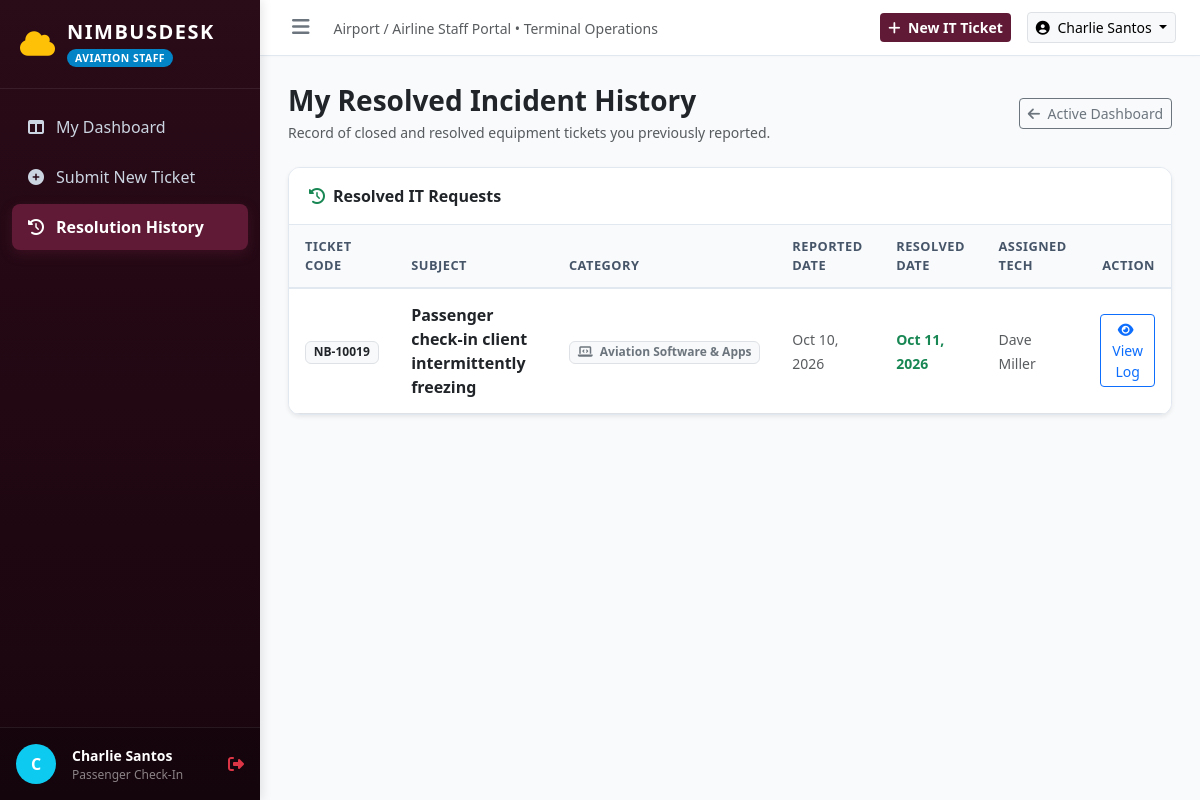
/employee/index.php?page=history (signed in), run on the app's committed database.
### tables this page shows
CREATE TABLE IF NOT EXISTS `tickets` (
    `id` INT AUTO_INCREMENT PRIMARY KEY,
    `ticket_code` VARCHAR(20) NOT NULL UNIQUE,
    `user_id` INT NOT NULL,
    `category_id` INT NOT NULL,
    `urgency` ENUM('Low', 'Medium', 'High', 'Critical') NOT NULL DEFAULT 'Medium',
    `location` VARCHAR(150) NOT NULL,
    `subject` VARCHAR(255) NOT NULL,
    `description` TEXT NOT NULL,
    `attachment` VARCHAR(255) NULL,
    `status` ENUM('Open', 'In Progress', 'Resolved', 'Closed') NOT NULL DEFAULT 'Open',
    `assigned_to` INT NULL,
    `resolution_summary` TEXT NULL,
    `created_at` TIMESTAMP DEFAULT CURRENT_TIMESTAMP,
    `updated_at` TIMESTAMP DEFAULT CURRENT_TIMESTAMP ON UPDATE CURRENT_TIMESTAMP,
    `resolved_at` TIMESTAMP NULL,
    CONSTRAINT `fk_tickets_user` FOREIGN KEY (`user_id`) REFERENCES `users` (`id`) ON DELETE CASCADE,
    CONSTRAINT `fk_tickets_category` FOREIGN KEY (`category_id`) REFERENCES `categories` (`id`) ON DELETE RESTRICT,
    CONSTRAINT `fk_tickets_assigned` FOREIGN KEY (`assigned_to`) REFERENCES `users` (`id`) ON DELETE SET NULL
);

CREATE TABLE IF NOT EXISTS `categories` (
    `id` INT AUTO_INCREMENT PRIMARY KEY,
    `name` VARCHAR(100) NOT NULL,
    `description` VARCHAR(255) NULL,
    `icon` VARCHAR(50) DEFAULT 'fa-wrench'
);

CREATE TABLE IF NOT EXISTS `users` (
    `id` INT AUTO_INCREMENT PRIMARY KEY,
    `name` VARCHAR(100) NOT NULL,
    `email` VARCHAR(100) NOT NULL UNIQUE,
    `password` VARCHAR(255) NOT NULL,
    `role` ENUM('employee', 'technician', 'admin') NOT NULL DEFAULT 'employee',
    `department` VARCHAR(100) NOT NULL,
    `badge_number` VARCHAR(50) NOT NULL,
    `created_at` TIMESTAMP DEFAULT CURRENT_TIMESTAMP
);

### config/config.php (called while the page is built, shortened)
<?php
function url($path = '') {
    $trimmed = ltrim($path, '/');
    return BASE_URL . ($trimmed ? '/' . $trimmed : '');
}

### config/db.php (called while the page is built)
<?php
require_once __DIR__ . '/config.php';
class Database {
    private static ?PDO $instance = null;
    public static function getConnection(): PDO {
        if (self::$instance === null) {
            $host = 'localhost';
            $user = 'root';
            $pass = '';
            $dbname = 'nimbusdesk';
            try {
                $dsn = "mysql:host={$host};dbname={$dbname};charset=utf8mb4";
                self::$instance = new PDO($dsn, $user, $pass, [
                    PDO::ATTR_ERRMODE => PDO::ERRMODE_EXCEPTION,
                    PDO::ATTR_DEFAULT_FETCH_MODE => PDO::FETCH_ASSOC,
                    PDO::ATTR_EMULATE_PREPARES => false,
                ]);
            } catch (PDOException $e) {
                if (str_contains($e->getMessage(), 'Unknown database')) {
                    require_once __DIR__ . '/../database/setup.php';
                    return self::getConnection();
                }
                throw $e;
            }
        }
        return self::$instance;
    }
}

### employee/stored_procs/EmployeeProcedures.php (called while the page is built, shortened)
<?php
require_once __DIR__ . '/../../config/db.php';
class EmployeeProcedures {
    private PDO $pdo;
    public function __construct() {
        $this->pdo = Database::getConnection();
    }
    public function getTickets(int $userId, string $statusFilter = 'all'): array {
        $stmt = $this->pdo->prepare("CALL sp_employee_get_tickets(?, ?)");
        $stmt->execute([$userId, $statusFilter]);
        $results = $stmt->fetchAll();
        return $results;
    }
}

### employee/views/history.php (the view, shortened to what this page needs)
<div class="d-flex justify-content-between align-items-center mb-4">
    <div>
        <h3 class="fw-bold text-dark mb-1">My Resolved Incident History</h3>
        <p class="text-muted small mb-0">Record of closed and resolved equipment tickets you previously reported.</p>
    </div>
    <a href="<?= url('employee/index.php') ?>" class="btn btn-outline-secondary btn-sm">
        <i class="fa-solid fa-arrow-left me-1"></i> Active Dashboard
    </a>
</div>
<div class="card shadow-sm">
    <div class="card-header bg-white py-3">
        <div class="fw-bold text-dark"><i class="fa-solid fa-clock-rotate-left text-success me-2"></i>Resolved IT Requests</div>
    </div>
    <div class="table-responsive">
        <table class="table table-hover align-middle mb-0">
            <thead>
                <tr>
                    <th>Ticket Code</th>
                    <th>Subject</th>
                    <th>Category</th>
                    <th>Reported Date</th>
                    <th>Resolved Date</th>
                    <th>Assigned Tech</th>
                    <th class="text-end">Action</th>
                </tr>
            </thead>
            <tbody>
                <?php
                $resolvedList = array_filter($tickets, fn($t) => $t['status'] === 'Resolved' || $t['status'] === 'Closed');
                ?>
                <?php if (empty($resolvedList)): ?>
                    <tr>
                        <td colspan="7" class="text-center py-5 text-muted">
                            <i class="fa-solid fa-folder-open fs-1 mb-2 d-block text-secondary"></i>
                            No resolved history found.
                        </td>
                    </tr>
                <?php else: ?>
                    <?php foreach ($resolvedList as $t): ?>
                        <tr>
                            <td><span class="badge bg-light text-dark border"><?= htmlspecialchars($t['ticket_code']) ?></span></td>
                            <td class="fw-bold text-dark"><?= htmlspecialchars($t['subject']) ?></td>
                            <td>
                                <span class="badge bg-light text-secondary border">
                                    <i class="fa-solid <?= htmlspecialchars($t['category_icon']) ?> me-1"></i>
                                    <?= htmlspecialchars($t['category_name']) ?>
                                </span>
                            </td>
                            <td><small class="text-muted"><?= date('M d, Y', strtotime($t['created_at'])) ?></small></td>
                            <td><small class="text-success fw-semibold"><?= $t['resolved_at'] ? date('M d, Y', strtotime($t['resolved_at'])) : 'N/A' ?></small></td>
                            <td><small class="text-muted"><?= htmlspecialchars($t['technician_name'] ?? 'IT Team') ?></small></td>
                            <td class="text-end">
                                <a href="<?= url('employee/index.php?page=detail&id=' . $t['id']) ?>" class="btn btn-sm btn-outline-primary">
                                    <i class="fa-solid fa-eye me-1"></i> View Log
                                </a>
                            </td>
                        </tr>
                    <?php endforeach; ?>
                <?php endif; ?>
            </tbody>
        </table>
    </div>
</div>

### assets/css/global.css (style rules this page uses)
:root { --nimbus-maroon: #601a35; --nimbus-pink: #f191b5; --nimbus-dark: #2a0b18; --nimbus-darker: #19050e; --nimbus-bg: #f8fafc; --nimbus-surface: #ffffff; --nimbus-border: #e2e8f0; --urgency-critical: #dc2626; --urgency-high: #ea580c; --urgency-medium: #d97706; --urgency-low: #2563eb; --status-open: #f59e0b; --status-progress: #0284c7; --status-resolved: #10b981; --status-closed: #64748b; }
body { background-color: var(--nimbus-bg); font-family: 'Segoe UI', system-ui, -apple-system, sans-serif; color: #1e293b; margin: 0; padding: 0; }
.card { border-radius: 12px; border: 1px solid var(--nimbus-border); box-shadow: 0 2px 6px rgba(0, 0, 0, 0.02); overflow: hidden; }
.card-header { background: #fff; border-bottom: 1px solid var(--nimbus-border); padding: 16px 20px; font-weight: 600; }
.table thead th { background: #f8fafc; color: #475569; font-size: 0.8rem; text-transform: uppercase; letter-spacing: 0.5px; font-weight: 700; border-bottom: 2px solid var(--nimbus-border); padding: 12px 16px; }
.table tbody td { padding: 14px 16px; vertical-align: middle; }

### data on the page
tickets: ticket_code "NB-10019", subject "Passenger check-in client intermittently freezing", category.name "Aviation Software & Apps", created_at "Oct 10, 2026", resolved_at "Oct 11, 2026", assigned_to.name "Dave Miller"

### other printed values
substr($user['name'], 0, 1) "C"
$user['name'] "Charlie Santos"
$user['department'] "Passenger Check-In"
